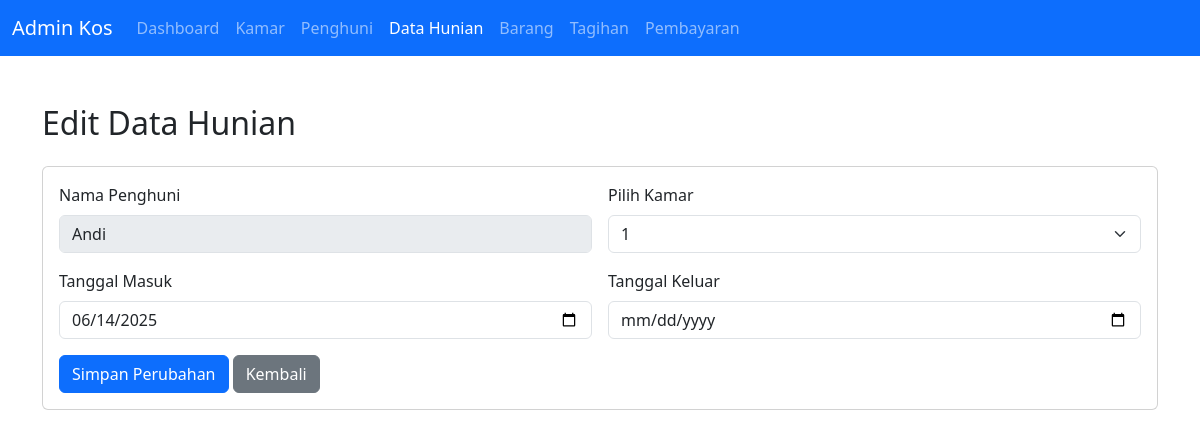
Page /admin/kmr_penghuni_edit.php?id=1 on the committed database.
### tables this page shows
CREATE TABLE tb_penghuni (
    id INT AUTO_INCREMENT PRIMARY KEY,
    nama VARCHAR(100),
    no_ktp VARCHAR(30),
    no_hp VARCHAR(20),
    tgl_masuk DATE,
    tgl_keluar DATE
);

CREATE TABLE tb_kmr_penghuni (
    id INT AUTO_INCREMENT PRIMARY KEY,
    id_kamar INT,
    id_penghuni INT,
    tgl_masuk DATE,
    tgl_keluar DATE,
    FOREIGN KEY (id_kamar) REFERENCES tb_kamar(id),
    FOREIGN KEY (id_penghuni) REFERENCES tb_penghuni(id)
);

CREATE TABLE tb_kamar (
    id INT AUTO_INCREMENT PRIMARY KEY,
    nomor VARCHAR(10),
    harga INT
);

### admin/kmr_penghuni_edit.php (the view, shortened to what this page needs)
<?php
include '../inc/db.php';
$id = (int)$_GET['id'];
$sql = "SELECT * FROM tb_kmr_penghuni WHERE id=$id";
$result = mysqli_query($conn, $sql);
$hunian = mysqli_fetch_assoc($result);
$q = mysqli_query($conn, "SELECT nama FROM tb_penghuni WHERE id=" . $hunian['id_penghuni']);
$penghuni = mysqli_fetch_assoc($q);
$kamar = [];
$q = mysqli_query($conn, "SELECT id, nomor FROM tb_kamar ORDER BY nomor ASC");
while ($row = mysqli_fetch_assoc($q)) {
    $kamar[] = $row;
}
?>
<!DOCTYPE html>
<html>
<head>
    <link href="https://cdn.jsdelivr.net/npm/bootstrap@5.3.0/dist/css/bootstrap.min.css" rel="stylesheet">
</head>
<body>
    <nav class="navbar navbar-expand-lg navbar-dark bg-primary">
        <div class="container-fluid">
            <a class="navbar-brand" href="dashboard.php">Admin Kos</a>
            <ul class="navbar-nav me-auto mb-2 mb-lg-0">
                <li class="nav-item"><a class="nav-link" href="dashboard.php">Dashboard</a></li>
                <li class="nav-item"><a class="nav-link" href="kamar.php">Kamar</a></li>
                <li class="nav-item"><a class="nav-link" href="penghuni.php">Penghuni</a></li>
                <li class="nav-item"><a class="nav-link active" href="kmr_penghuni.php">Data Hunian</a></li>
                <li class="nav-item"><a class="nav-link" href="barang.php">Barang</a></li>
                <li class="nav-item"><a class="nav-link" href="tagihan.php">Tagihan</a></li>
                <li class="nav-item"><a class="nav-link" href="bayar.php">Pembayaran</a></li>
            </ul>
        </div>
    </nav>
    <div class="container py-5">
        <h2 class="mb-4">Edit Data Hunian</h2>
        <div class="card">
            <div class="card-body">
                <form method="post" class="row g-3">
                    <div class="col-md-6">
                        <label class="form-label">Nama Penghuni</label>
                        <input type="text" class="form-control" value="<?php echo htmlspecialchars($penghuni['nama']); ?>" disabled>
                    </div>
                    <div class="col-md-6">
                        <label for="id_kamar" class="form-label">Pilih Kamar</label>
                        <select class="form-select" id="id_kamar" name="id_kamar" required>
                            <?php foreach ($kamar as $k): ?>
                                <option value="<?php echo $k['id']; ?>" <?php if ($k['id'] == $hunian['id_kamar']) echo 'selected'; ?>><?php echo htmlspecialchars($k['nomor']); ?></option>
                            <?php endforeach; ?>
                        </select>
                    </div>
                    <div class="col-md-6">
                        <label for="tgl_masuk" class="form-label">Tanggal Masuk</label>
                        <input type="date" class="form-control" id="tgl_masuk" name="tgl_masuk" value="<?php echo $hunian['tgl_masuk']; ?>" required>
                    </div>
                    <div class="col-md-6">
                        <label for="tgl_keluar" class="form-label">Tanggal Keluar</label>
                        <input type="date" class="form-control" id="tgl_keluar" name="tgl_keluar" value="<?php echo $hunian['tgl_keluar']; ?>">
                    </div>
                    <div class="col-12">
                        <button type="submit" name="edit_hunian" class="btn btn-primary">Simpan Perubahan</button>
                        <a href="kmr_penghuni.php" class="btn btn-secondary">Kembali</a>
                    </div>
                </form>
            </div>
        </div>
    </div>
</body>
</html>

### rows in the picture
tb_penghuni: nama "Andi"
tb_kmr_penghuni: id_kamar "1", tgl_masuk "06/14/2025"
